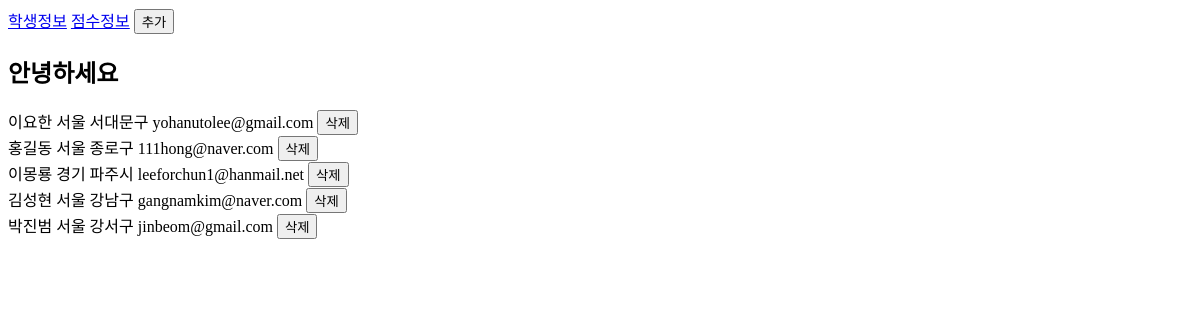
Page /first/students on the earlier database version.
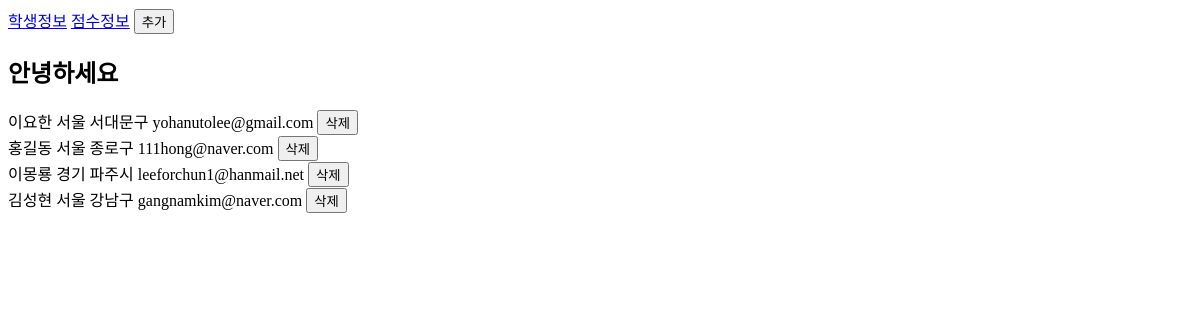
Same page on the later database version.
### first/models.py (models this page shows)
class Students(models.Model):
    name=models.CharField(max_length=10)
    address = models.CharField(max_length=50)
    email = models.CharField(max_length=30)

### first/views.py (the view)
# urls.py: path('students', views.students, name='students'),
def students(request):
    if request.method == 'GET':
        students = Students.objects.all()
        return render(request, 'first/students.html', {
            'text':'안녕하세요',
            'students': students
        })

### first/templates/first/students.html (shortened to what this page needs)
{% extends 'first/layout.html' %}
{% block content %}
<button id="student_add">추가</button>
        <h2>{{ text }}</h2>
        {% for student in students %}
        <div>
            {{ student.name }}
            {{ student.address }}
            {{ student.email }}
            <form id="form_del" action="{% url 'first:students_del' %}" method="POST">
                <input type="submit" value="삭제"/></form>
        </div>
        {% endfor %}
{% endblock %}

Differences in the rows shown:
removed Students: name "박진범", address "서울 강서구", email "jinbeom@gmail.com"
